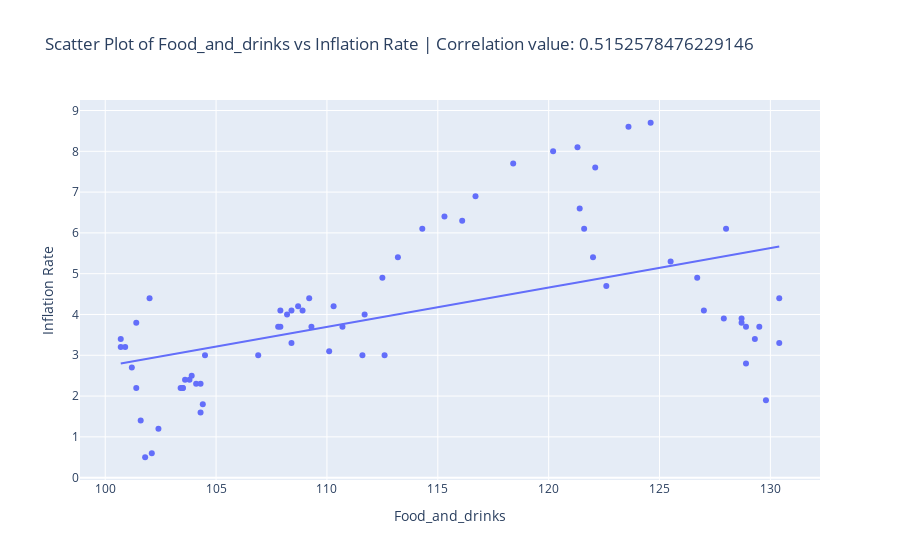
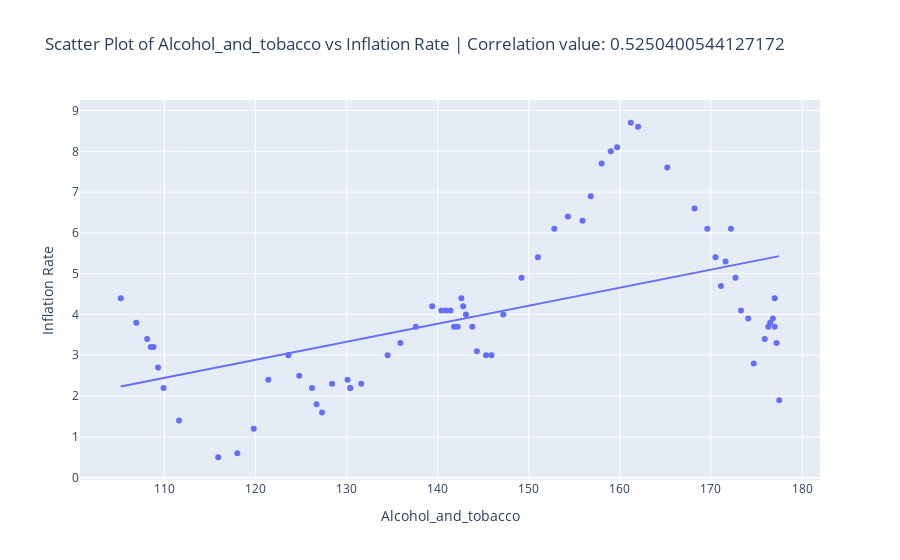
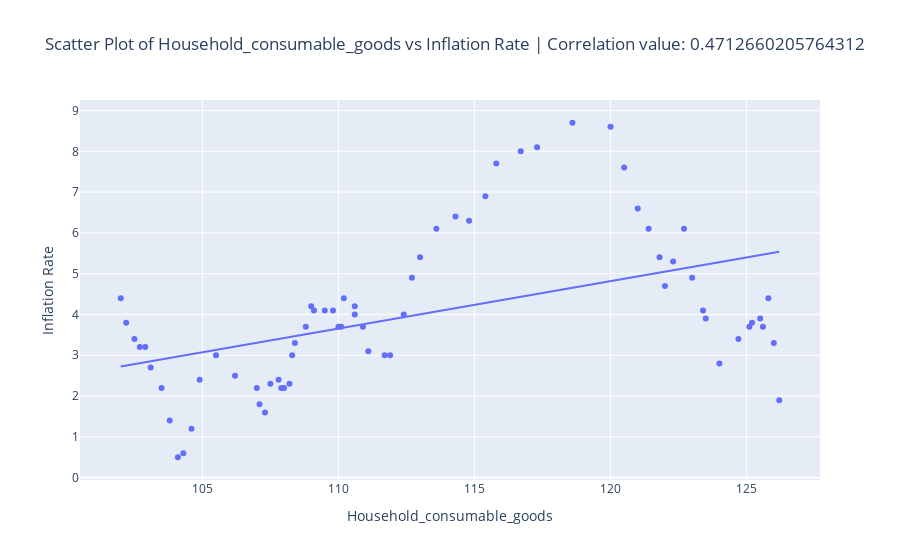
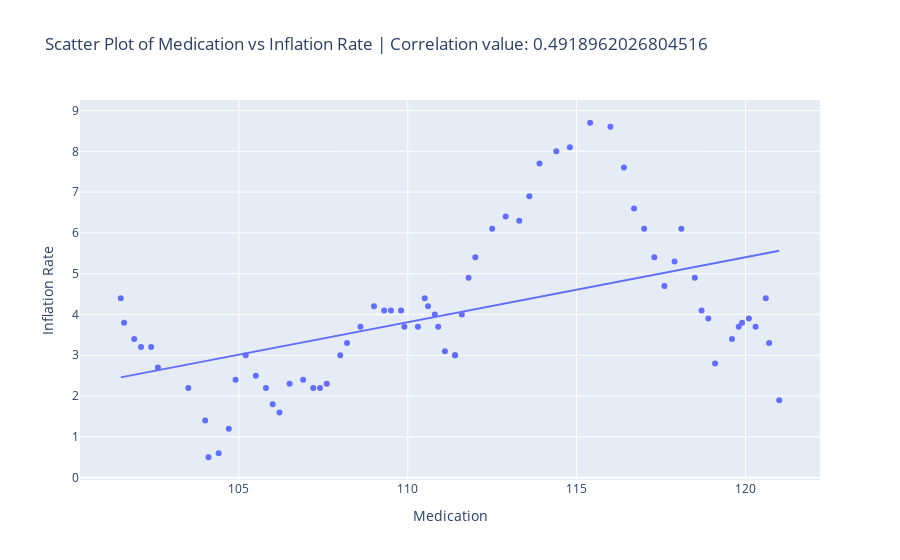

Notebook code cell kept with these figures, in order:
### Markdown cell above
### Results

### Code cell
cpi_components = ['Food_and_drinks', 'Alcohol_and_tobacco', 'Household_consumable_goods', 'Medication', 'Stationery']

for component in cpi_components:
    fig = px.scatter(
        merged_data,
        x=component,
        y='Rate',
        title=f'Scatter Plot of {component} vs Inflation Rate | Correlation value: {np.corrcoef(merged_data["Rate"], merged_data[component])[0][1]}',
        labels={component: component, 'Rate': 'Inflation Rate'},
        trendline='ols'  # Add a trendline
    )
    fig.show()
